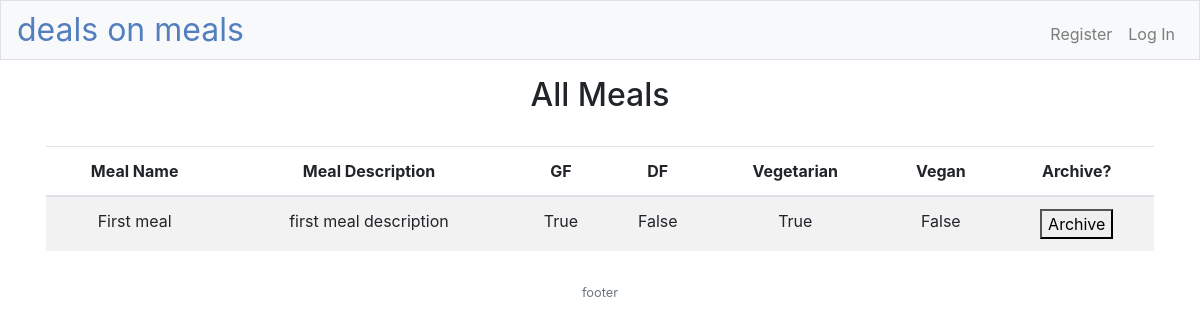
The app's page /meals-edit, older data.
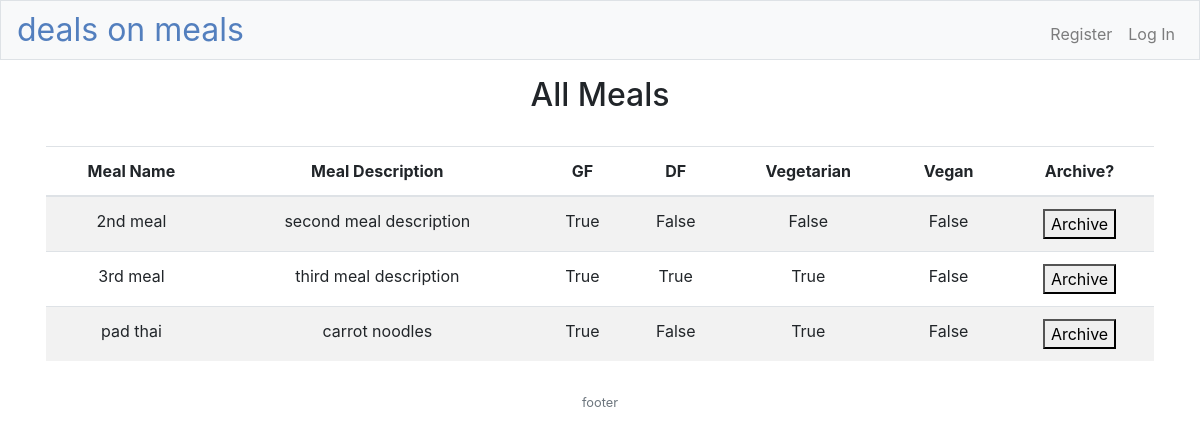
The same page, newer data.
### models.py (models this page shows, shortened)
class Meal(db.Model):
    id = db.Column(db.Integer, primary_key=True)
    title = db.Column(db.String(), nullable=False)
    desc = db.Column(db.String(), nullable=False)
    gf = db.Column(db.Boolean(), nullable=False, default=False)
    df = db.Column(db.Boolean(),  nullable=False, default=False)
    vgt = db.Column(db.Boolean(),  nullable=False, default=False)
    vgn = db.Column(db.Boolean(),  nullable=False, default=False)
    archived = db.Column(db.Boolean(), nullable=False, default=False)
    orders = db.relationship('Order', backref='meal', lazy=True)

### app.py (the view)
@app.route("/meals-edit", methods=["GET", "POST"])
def mealsEdit():
    meals = Meal.query.filter(Meal.archived==False).paginate(per_page=2000)
    return render_template('meals.html', meals=meals)

### app.py (called while the page is built)
@app.after_request
def after_request(response):
    response.headers["Cache-Control"] = "no-cache, no-store, must-revalidate"
    response.headers["Expires"] = 0
    response.headers["Pragma"] = "no-cache"
    return response

### templates/meals.html (shortened to what this page needs)
{% extends "layout.html" %}
{% block main %}
<div class="container">
    <div class="row">
        <div class="col-12"><h2>All Meals</h2></div>
    </div>
    <br>
    <div class="row">
        <div class="table-responsive">
            <table class="table table-striped">
                <thead>
                    <tr>
                        <th>Meal Name</th>
                        <th>Meal Description</th>
                        <th>GF</th>
                        <th>DF</th>
                        <th>Vegetarian</th>
                        <th>Vegan</th>
                        <th>Archive?</th>
                    </tr>
                </thead>
                <tbody>
                    {%for meal in meals.items %}
                    <tr>
                        <td>{{ meal.title }}</td>
                        <td>{{ meal.desc  }}</td>
                        <td>{{ meal.gf    }}</td>
                        <td>{{ meal.df    }}</td>
                        <td>{{ meal.vgt   }}</td>
                        <td>{{ meal.vgn   }}</td>
                        <td>
                            <form action="/archiveMeal" method="post">
                                <button name="id" value="{{meal.id}}">
                                    Archive
                                </button>
                            </form>
                        </td>
                    </tr>
                    {% endfor %}
                </tbody>
            </table>
        </div>
    </div>
</div>
{% endblock %}

Row changes from the older to the newer data that the page shows:
no longer on this page (row edited): Meal: title "First meal", desc "first meal description", gf "True", df "False", vgt "True", vgn "False", {{ meal.id }} 1 (drawn)
added Meal: title "2nd meal", desc "second meal description", gf "True", df "False", vgt "False", vgn "False", {{ meal.id }} 2 (drawn)
added Meal: title "3rd meal", desc "third meal description", gf "True", df "True", vgt "True", vgn "False", {{ meal.id }} 3 (drawn)
added Meal: title "pad thai", desc "carrot noodles", gf "True", df "False", vgt "True", vgn "False", {{ meal.id }} 4 (drawn)
